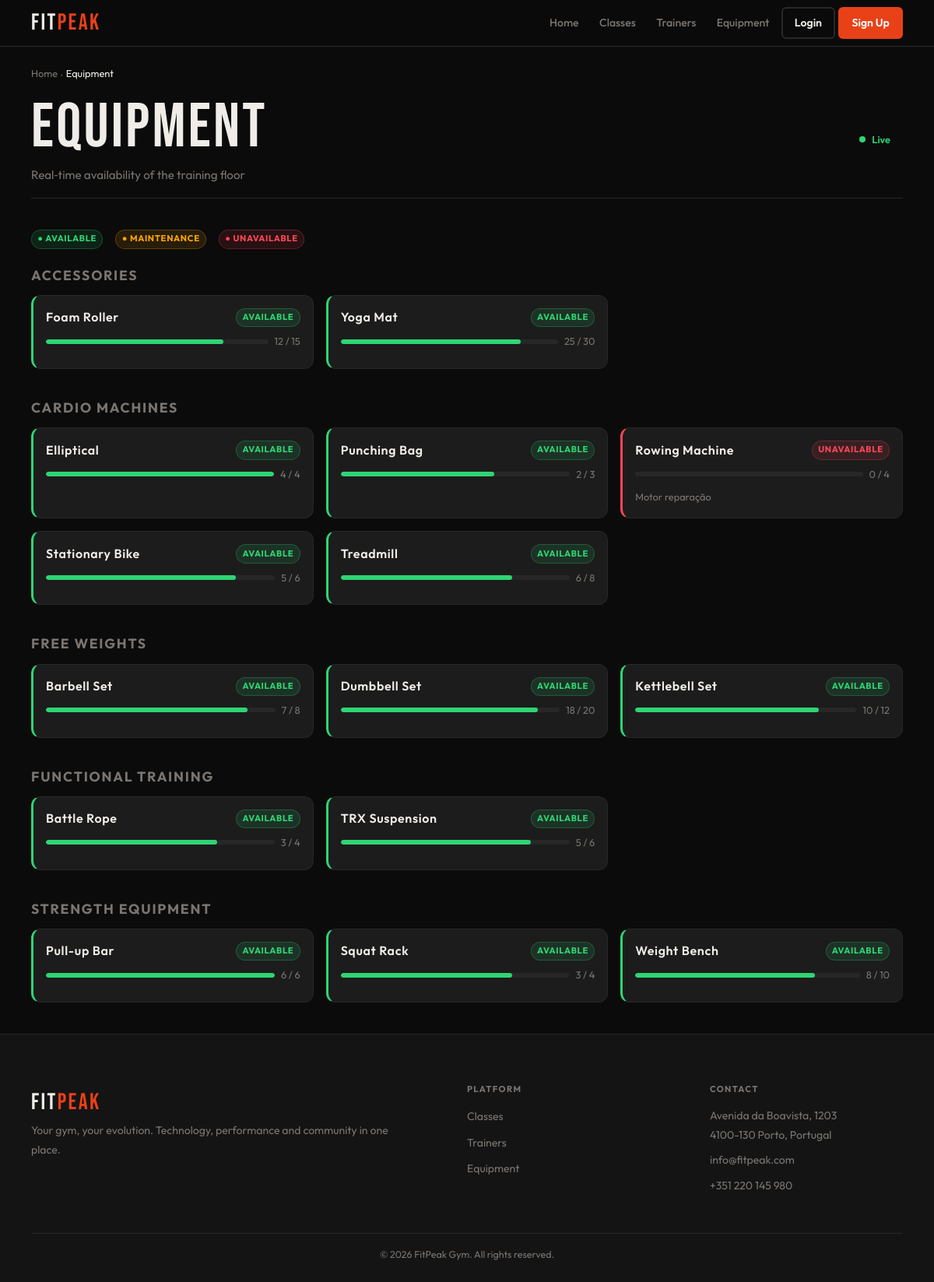
The app's page /pages/equipment.php with its own data.
### tables this page shows
CREATE TABLE equipment_categories (
    id INTEGER PRIMARY KEY AUTOINCREMENT,
    name TEXT UNIQUE NOT NULL,
    label TEXT NOT NULL,
    description TEXT,
    active INTEGER NOT NULL DEFAULT 1
);

CREATE TABLE equipment (
    id INTEGER PRIMARY KEY AUTOINCREMENT,
    name TEXT NOT NULL,
    category_id INTEGER NOT NULL,
    quantity INTEGER NOT NULL DEFAULT 1,
    available INTEGER NOT NULL DEFAULT 1,
    status TEXT NOT NULL DEFAULT 'available' CHECK(status IN ('available','maintenance','unavailable')),
    notes TEXT,
    updated_at DATETIME DEFAULT CURRENT_TIMESTAMP,
    FOREIGN KEY(category_id) REFERENCES equipment_categories(id)
);

### db/equipment.php (called while the page is built, shortened)
<?php
function getAllEquipmentCategories($pdo) {
    $stmt = $pdo->query("SELECT id, name, label FROM equipment_categories WHERE active = 1 ORDER BY label");
    return $stmt->fetchAll(PDO::FETCH_ASSOC);
}
function getAllEquipment($pdo) {
    $sql = "SELECT e.*, ec.label as category_label, ec.name as category_name
            FROM equipment e
            JOIN equipment_categories ec ON e.category_id = ec.id
            ORDER BY ec.label, e.name";
    $stmt = $pdo->query($sql);
    return $stmt->fetchAll(PDO::FETCH_ASSOC);
}

### template/equipment.php (the view, shortened to what this page needs)
<?php
function output_equipment_card($item) {
    $effectiveStatus = $item['status'];
    if ((int)$item['available'] === 0) {
        $effectiveStatus = 'unavailable';
    }
    $percentage = $item['quantity'] > 0
        ? round(((int)$item['available'] / (int)$item['quantity']) * 100)
        : 0;
    $barLevel = $percentage <= 25 ? 'low' : ($percentage <= 60 ? 'medium' : '');
    $statusLabel = [
        'available'   => 'Available',
        'maintenance' => 'Maintenance',
        'unavailable' => 'Unavailable'
    ][$effectiveStatus] ?? 'Unknown';
    $statusBadge = [
        'available'   => 'badge-success',
        'maintenance' => 'badge-warning',
        'unavailable' => 'badge-danger'
    ][$effectiveStatus] ?? 'badge-muted';
    ?>
    <article class="equip-card status-<?= htmlspecialchars($effectiveStatus) ?>" data-eq-id="<?= $item['id'] ?>">
        <div class="equip-card-header">
            <h4 class="equip-name"><?= htmlspecialchars($item['name']) ?></h4>
            <span class="badge <?= $statusBadge ?>"><?= $statusLabel ?></span>
        </div>
        <div class="equip-availability">
            <div class="avail-bar">
                <div class="avail-fill <?= $barLevel ?>" style="width: <?= $percentage ?>%"></div>
            </div>
            <span class="text-muted avail-text" data-avail>
                <?= $item['available'] ?> / <?= $item['quantity'] ?>
            </span>
        </div>
        <?php if (!empty($item['notes'])): ?>
            <p class="text-muted equip-notes"><?= htmlspecialchars($item['notes']) ?></p>
        <?php endif; ?>
    </article>
    <?php
}
function output_equipment_grid($equipment, $categories) {
    foreach ($categories as $cat) {
        $catId = $cat['id'];
        $catLabel = htmlspecialchars($cat['label']);
        $catItems = array_filter($equipment, function($item) use ($catId) {
            return $item['category_id'] == $catId;
        });
        ?>
        <h3 class="category-title"><?= $catLabel ?></h3>
        <div class="equip-grid" data-category-id="<?= $catId ?>">
            <?php foreach ($catItems as $item): ?>
                <?php output_equipment_card($item); ?>
            <?php endforeach; ?>
        </div>
        <?php
    }
}

### css/base.css (style rules this page uses)
:root { --bg: #0b0b0b; --surface: #141414; --card: #1c1c1c; --border: #272727; --accent: #e84118; --accent-glow: rgba(232, 65, 24, 0.28); --text: #f0ede8; --muted: #7a7571; --success: #2ed573; --warning: #ffa502; --danger: #ff4757; --info: #1e90ff; --ff-display: 'Bebas Neue', sans-serif; --ff-body: 'Outfit', sans-serif; --sp-xs: 0.25rem; --sp-sm: 0.5rem; --sp-md: 1rem; --sp-lg: clamp(1rem, 3vw, 1.5rem); --sp-xl: clamp(1.5rem, 5vw, 2.5rem); --sp-2xl: clamp(2rem, 7vw, 4rem); --nav-h: 60px; --r-sm: 6px; --r-md: 12px; --r-pill: 999px; --touch: 44px; --max-w: 1200px; --shadow-a: 0 0 24px var(--accent-glow); --t: 0.22s cubic-bezier(0.4, 0, 0.2, 1); }
*, *::before, *::after { box-sizing: border-box; margin: 0; padding: 0; }
html { font-size: 16px; scroll-behavior: smooth; -webkit-text-size-adjust: 100%; }
body { font-family: var(--ff-body); background: var(--bg); color: var(--text); line-height: 1.6; min-height: 100dvh; display: flex; flex-direction: column; overflow-x: hidden; }
h1, h2, h3, h4, h5, h6 { font-family: var(--ff-display); letter-spacing: 0.04em; line-height: 1.1; font-weight: 400; }
h3, h4 { font-size: clamp(1rem, 2.5vw, 1.2rem); font-family: var(--ff-body); font-weight: 600; }
p { line-height: 1.75; }
.text-muted { color: var(--muted); }

### css/components.css (style rules this page uses)
.badge { display: inline-flex; align-items: center; padding: 0.2em 0.65em; border-radius: var(--r-pill); font-size: 0.7rem; font-weight: 700; letter-spacing: 0.06em; text-transform: uppercase; white-space: nowrap; border: 1px solid transparent; }
.badge-success { background: rgba(46, 213, 115, .12); color: var(--success); border-color: rgba(46, 213, 115, .25); }
.badge-danger { background: rgba(255, 71, 87, .12); color: var(--danger); border-color: rgba(255, 71, 87, .25); }

### css/pages/equipment.css (style rules this page uses)
.category-title { margin-bottom: 1rem; color: var(--muted); font-size: 1.1rem; text-transform: uppercase; letter-spacing: 0.1em; font-family: var(--ff-body); font-weight: 700; }
.equip-grid { display: grid; grid-template-columns: 1fr; gap: var(--sp-md); margin-bottom: var(--sp-xl); }
.equip-card { background: var(--card); border: 1px solid var(--border); border-radius: var(--r-md); padding: var(--sp-md); transition: border-color 0.2s, box-shadow 0.2s; }
.equip-card-header { display: flex; justify-content: space-between; align-items: center; flex-wrap: wrap; gap: var(--sp-sm); margin-bottom: var(--sp-sm); }
.equip-name { font-family: var(--ff-body); font-weight: 600; font-size: 1rem; }
.equip-availability { display: flex; align-items: center; gap: var(--sp-sm); margin-bottom: var(--sp-sm); }
.avail-bar { flex: 1; height: 6px; background: var(--border); border-radius: 3px; overflow: hidden; }
.avail-fill { height: 100%; border-radius: 3px; background: var(--success); transition: width 0.4s ease, background 0.3s; }
.avail-text { font-size: 0.8rem; white-space: nowrap; }
.equip-notes { font-size: 0.8rem; margin-top: var(--sp-xs); }
.status-available { border-left: 3px solid var(--success); }
.status-unavailable { border-left: 3px solid var(--danger); }
@media (min-width: 540px) { .equip-grid { grid-template-columns: repeat(2, 1fr); } }
@media (min-width: 860px) { .equip-grid { grid-template-columns: repeat(3, 1fr); } }

### records on screen
equipment_categories: label "ACCESSORIES"
equipment: name "Foam Roller", status "AVAILABLE", available "12", quantity "15"
equipment: name "Yoga Mat", status "AVAILABLE", available "25", quantity "30"
equipment_categories: label "CARDIO MACHINES"
equipment: name "Elliptical", status "AVAILABLE", available "4", quantity "4"
equipment: name "Punching Bag", status "AVAILABLE", available "2", quantity "3"
equipment: name "Rowing Machine", available "UNAVAILABLE", available "0", quantity "4", notes "Motor reparação"
equipment: name "Stationary Bike", status "AVAILABLE", available "5", quantity "6"
equipment: name "Treadmill", status "AVAILABLE", available "6", quantity "8"
equipment_categories: label "FREE WEIGHTS"
equipment: name "Barbell Set", status "AVAILABLE", available "7", quantity "8"
equipment: name "Dumbbell Set", status "AVAILABLE", available "18", quantity "20"
equipment: name "Kettlebell Set", status "AVAILABLE", available "10", quantity "12"
equipment_categories: label "FUNCTIONAL TRAINING"
equipment: name "Battle Rope", status "AVAILABLE", available "3", quantity "4"
equipment: name "TRX Suspension", status "AVAILABLE", available "5", quantity "6"
equipment_categories: label "STRENGTH EQUIPMENT"
equipment: name "Pull-up Bar", status "AVAILABLE", available "6", quantity "6"
equipment: name "Squat Rack", status "AVAILABLE", available "3", quantity "4"
equipment: name "Weight Bench", status "AVAILABLE", available "8", quantity "10"
